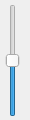
<?xml version="1.0" encoding="UTF-8"?>
<ui version="4.0">
 <class>audio_volume</class>
 <widget class="QWidget" name="audio_volume">
  <property name="geometry">
   <rect>
    <x>0</x>
    <y>0</y>
    <width>30</width>
    <height>120</height>
   </rect>
  </property>
  <property name="windowTitle">
   <string>Form</string>
  </property>
  <widget class="QLabel" name="label">
   <property name="geometry">
    <rect>
     <x>10</x>
     <y>2</y>
     <width>21</width>
     <height>20</height>
    </rect>
   </property>
   <property name="text">
    <string/>
   </property>
  </widget>
  <widget class="QSlider" name="verticalSlider_volume">
   <property name="geometry">
    <rect>
     <x>3</x>
     <y>4</y>
     <width>20</width>
     <height>113</height>
    </rect>
   </property>
   <property name="maximum">
    <number>100</number>
   </property>
   <property name="value">
    <number>50</number>
   </property>
   <property name="orientation">
    <enum>Qt::Orientation::Vertical</enum>
   </property>
  </widget>
 </widget>
 <resources/>
 <connections/>
</ui>
